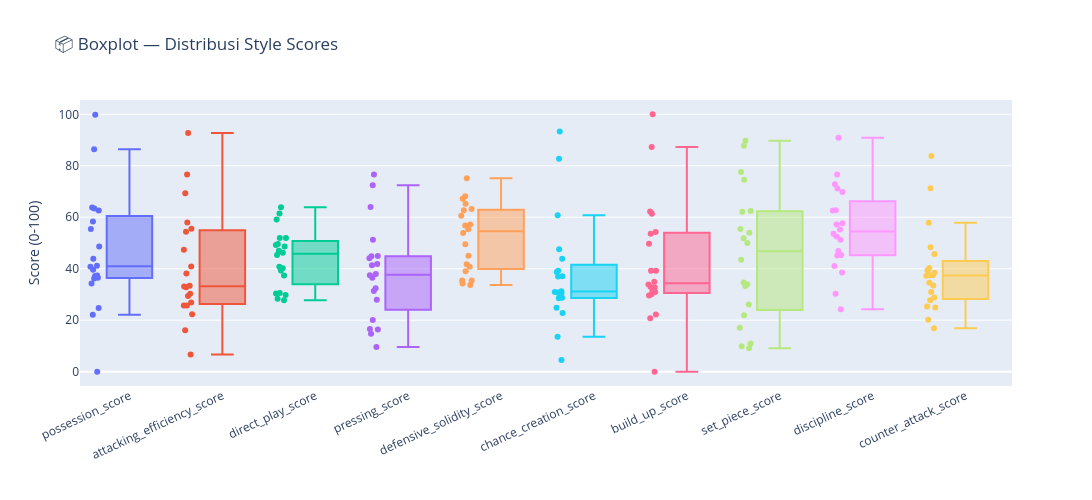

Source (notebook cell):
### Code cell
# --- Boxplot untuk seluruh style scores ---
fig = px.box(
    teams_style_scores.melt(id_vars="club", value_vars=score_cols,
                            var_name="Style", value_name="Score"),
    x="Style",
    y="Score",
    color="Style",
    title="📦 Boxplot — Distribusi Style Scores",
    points="all",
    hover_data=["club"],
)

fig.update_layout(
    width=1100,
    height=500,
    showlegend=False,
    xaxis_tickangle=-25,
    xaxis_title="",
    yaxis_title="Score (0-100)",
)
fig.show()

### Figure 1 — Plotly figure (JSON) as saved in the notebook; plotly's stock layout.template omitted (floating-point values rounded to 4 significant figures)
{"data": [{"alignmentgroup": "True", "boxpoints": "all", "customdata": [["Alaves"], ["Athletic Bilbao"], ["Atlético Madrid"], ["Barcelona"], ["Celta Vigo"], ["Elche"], ["Espanyol"], ["Getafe"], ["Girona"], ["Levante"], ["Mallorca"], ["Osasuna"], ["Rayo Vallecano"], ["Real Betis"], ["Real Madrid"], ["Real Oviedo"], ["Real Sociedad"], ["Sevilla"], ["Valencia"], ["Villarreal"]], "hovertemplate": "Style=%{x}<br>Score=%{y}<br>club=%{customdata[0]}<extra></extra>", "legendgroup": "possession_score", "marker": {"color": "#636efa"}, "name": "possession_score", "notched": false, "offsetgroup": "possession_score", "orientation": "v", "showlegend": true, "type": "box", "x": ["possession_score", "possession_score", "possession_score", "possession_score", "possession_score", "possession_score", "possession_score", "possession_score", "possession_score", "possession_score", "possession_score", "possession_score", "possession_score", "possession_score", "possession_score", "possession_score", "possession_score", "possession_score", "possession_score", "possession_score"], "x0": " ", "xaxis": "x", "y": [36.19, 36.53, 63.41, 99.85, 62.67, 63.78, 22.15, 0.0, 58.35, 24.73, 37.41, 34.31, 43.86, 55.41, 86.42, 37.17, 48.65, 40.77, 39.57, 41.16], "y0": " ", "yaxis": "y"}, {"alignmentgroup": "True", "boxpoints": "all", "customdata": [["Alaves"], ["Athletic Bilbao"], ["Atlético Madrid"], ["Barcelona"], ["Celta Vigo"], ["Elche"], ["Espanyol"], ["Getafe"], ["Girona"], ["Levante"], ["Mallorca"], ["Osasuna"], ["Rayo Vallecano"], ["Real Betis"], ["Real Madrid"], ["Real Oviedo"], ["Real Sociedad"], ["Sevilla"], ["Valencia"], ["Villarreal"]], "hovertemplate": "Style=%{x}<br>Score=%{y}<br>club=%{customdata[0]}<extra></extra>", "legendgroup": "attacking_efficiency_score", "marker": {"color": "#EF553B"}, "name": "attacking_efficiency_score", "notched": false, "offsetgroup": "attacking_efficiency_score", "orientation": "v", "showlegend": true, "type": "box", "x": ["attacking_efficiency_score", "attacking_efficiency_score", "attacking_efficiency_score", "attacking_efficiency_score", "attacking_efficiency_score", "attacking_efficiency_score", "attacking_efficiency_score", "attacking_efficiency_score", "attacking_efficiency_score", "attacking_efficiency_score", "attacking_efficiency_score", "attacking_efficiency_score", "attacking_efficiency_score", "attacking_efficiency_score", "attacking_efficiency_score", "attacking_efficiency_score", "attacking_efficiency_score", "attacking_efficiency_score", "attacking_efficiency_score", "attacking_efficiency_score"], "x0": " ", "xaxis": "x", "y": [29.45, 25.75, 58.01, 92.71, 54.39, 40.91, 26.88, 16.15, 25.68, 33.38, 38.12, 30.29, 22.35, 47.35, 69.36, 6.7, 55.5, 33.07, 32.78, 76.61], "y0": " ", "yaxis": "y"}, {"alignmentgroup": "True", "boxpoints": "all", "customdata": [["Alaves"], ["Athletic Bilbao"], ["Atlético Madrid"], ["Barcelona"], ["Celta Vigo"], ["Elche"], ["Espanyol"], ["Getafe"], ["Girona"], ["Levante"], ["Mallorca"], ["Osasuna"], ["Rayo Vallecano"], ["Real Betis"], ["Real Madrid"], ["Real Oviedo"], ["Real Sociedad"], ["Sevilla"], ["Valencia"], ["Villarreal"]], "hovertemplate": "Style=%{x}<br>Score=%{y}<br>club=%{customdata[0]}<extra></extra>", "legendgroup": "direct_play_score", "marker": {"color": "#00cc96"}, "name": "direct_play_score", "notched": false, "offsetgroup": "direct_play_score", "orientation": "v", "showlegend": true, "type": "box", "x": ["direct_play_score", "direct_play_score", "direct_play_score", "direct_play_score", "direct_play_score", "direct_play_score", "direct_play_score", "direct_play_score", "direct_play_score", "direct_play_score", "direct_play_score", "direct_play_score", "direct_play_score", "direct_play_score", "direct_play_score", "direct_play_score", "direct_play_score", "direct_play_score", "direct_play_score", "direct_play_score"], "x0": " ", "xaxis": "x", "y": [39.29, 49.26, 37.38, 30.53, 28.3, 27.75, 59.14, 49.65, 29.81, 51.92, 40.81, 51.91, 48.66, 61.48, 46.25, 30.36, 46.96, 45.37, 40.21, 63.9], "y0": " ", "yaxis": "y"}, {"alignmentgroup": "True", "boxpoints": "all", "customdata": [["Alaves"], ["Athletic Bilbao"], ["Atlético Madrid"], ["Barcelona"], ["Celta Vigo"], ["Elche"], ["Espanyol"], ["Getafe"], ["Girona"], ["Levante"], ["Mallorca"], ["Osasuna"], ["Rayo Vallecano"], ["Real Betis"], ["Real Madrid"], ["Real Oviedo"], ["Real Sociedad"], ["Sevilla"], ["Valencia"], ["Villarreal"]], "hovertemplate": "Style=%{x}<br>Score=%{y}<br>club=%{customdata[0]}<extra></extra>", "legendgroup": "pressing_score", "marker": {"color": "#ab63fa"}, "name": "pressing_score", "notched": false, "offsetgroup": "pressing_score", "orientation": "v", "showlegend": true, "type": "box", "x": ["pressing_score", "pressing_score", "pressing_score", "pressing_score", "pressing_score", "pressing_score", "pressing_score", "pressing_score", "pressing_score", "pressing_score", "pressing_score", "pressing_score", "pressing_score", "pressing_score", "pressing_score", "pressing_score", "pressing_score", "pressing_score", "pressing_score", "pressing_score"], "x0": " ", "xaxis": "x", "y": [41.8, 76.66, 37.48, 72.4, 20.06, 44.83, 36.51, 37.92, 14.78, 31.34, 16.59, 28.0, 44.07, 44.92, 64.01, 16.37, 51.23, 41.35, 32.43, 9.58], "y0": " ", "yaxis": "y"}, {"alignmentgroup": "True", "boxpoints": "all", "customdata": [["Alaves"], ["Athletic Bilbao"], ["Atlético Madrid"], ["Barcelona"], ["Celta Vigo"], ["Elche"], ["Espanyol"], ["Getafe"], ["Girona"], ["Levante"], ["Mallorca"], ["Osasuna"], ["Rayo Vallecano"], ["Real Betis"], ["Real Madrid"], ["Real Oviedo"], ["Real Sociedad"], ["Sevilla"], ["Valencia"], ["Villarreal"]], "hovertemplate": "Style=%{x}<br>Score=%{y}<br>club=%{customdata[0]}<extra></extra>", "legendgroup": "defensive_solidity_score", "marker": {"color": "#FFA15A"}, "name": "defensive_solidity_score", "notched": false, "offsetgroup": "defensive_solidity_score", "orientation": "v", "showlegend": true, "type": "box", "x": ["defensive_solidity_score", "defensive_solidity_score", "defensive_solidity_score", "defensive_solidity_score", "defensive_solidity_score", "defensive_solidity_score", "defensive_solidity_score", "defensive_solidity_score", "defensive_solidity_score", "defensive_solidity_score", "defensive_solidity_score", "defensive_solidity_score", "defensive_solidity_score", "defensive_solidity_score", "defensive_solidity_score", "defensive_solidity_score", "defensive_solidity_score", "defensive_solidity_score", "defensive_solidity_score", "defensive_solidity_score"], "x0": " ", "xaxis": "x", "y": [56.82, 62.68, 60.62, 55.35, 49.52, 35.39, 41.73, 75.13, 35.43, 33.71, 34.26, 57.23, 63.21, 65.26, 67.2, 38.99, 40.82, 45.01, 53.87, 68.18], "y0": " ", "yaxis": "y"}, {"alignmentgroup": "True", "boxpoints": "all", "customdata": [["Alaves"], ["Athletic Bilbao"], ["Atlético Madrid"], ["Barcelona"], ["Celta Vigo"], ["Elche"], ["Espanyol"], ["Getafe"], ["Girona"], ["Levante"], ["Mallorca"], ["Osasuna"], ["Rayo Vallecano"], ["Real Betis"], ["Real Madrid"], ["Real Oviedo"], ["Real Sociedad"], ["Sevilla"], ["Valencia"], ["Villarreal"]], "hovertemplate": "Style=%{x}<br>Score=%{y}<br>club=%{customdata[0]}<extra></extra>", "legendgroup": "chance_creation_score", "marker": {"color": "#19d3f3"}, "name": "chance_creation_score", "notched": false, "offsetgroup": "chance_creation_score", "orientation": "v", "showlegend": true, "type": "box", "x": ["chance_creation_score", "chance_creation_score", "chance_creation_score", "chance_creation_score", "chance_creation_score", "chance_creation_score", "chance_creation_score", "chance_creation_score", "chance_creation_score", "chance_creation_score", "chance_creation_score", "chance_creation_score", "chance_creation_score", "chance_creation_score", "chance_creation_score", "chance_creation_score", "chance_creation_score", "chance_creation_score", "chance_creation_score", "chance_creation_score"], "x0": " ", "xaxis": "x", "y": [28.53, 47.55, 60.74, 93.29, 37.05, 30.77, 29.3, 4.53, 31.27, 31.0, 22.8, 30.62, 36.97, 43.87, 82.73, 13.56, 39.25, 24.83, 28.75, 38.78], "y0": " ", "yaxis": "y"}, {"alignmentgroup": "True", "boxpoints": "all", "customdata": [["Alaves"], ["Athletic Bilbao"], ["Atlético Madrid"], ["Barcelona"], ["Celta Vigo"], ["Elche"], ["Espanyol"], ["Getafe"], ["Girona"], ["Levante"], ["Mallorca"], ["Osasuna"], ["Rayo Vallecano"], ["Real Betis"], ["Real Madrid"], ["Real Oviedo"], ["Real Sociedad"], ["Sevilla"], ["Valencia"], ["Villarreal"]], "hovertemplate": "Style=%{x}<br>Score=%{y}<br>club=%{customdata[0]}<extra></extra>", "legendgroup": "build_up_score", "marker": {"color": "#FF6692"}, "name": "build_up_score", "notched": false, "offsetgroup": "build_up_score", "orientation": "v", "showlegend": true, "type": "box", "x": ["build_up_score", "build_up_score", "build_up_score", "build_up_score", "build_up_score", "build_up_score", "build_up_score", "build_up_score", "build_up_score", "build_up_score", "build_up_score", "build_up_score", "build_up_score", "build_up_score", "build_up_score", "build_up_score", "build_up_score", "build_up_score", "build_up_score", "build_up_score"], "x0": " ", "xaxis": "x", "y": [29.62, 31.0, 61.36, 100.0, 62.25, 53.64, 20.74, 0.0, 54.23, 22.24, 33.84, 30.07, 32.86, 49.72, 87.26, 31.1, 39.25, 32.84, 34.97, 39.19], "y0": " ", "yaxis": "y"}, {"alignmentgroup": "True", "boxpoints": "all", "customdata": [["Alaves"], ["Athletic Bilbao"], ["Atlético Madrid"], ["Barcelona"], ["Celta Vigo"], ["Elche"], ["Espanyol"], ["Getafe"], ["Girona"], ["Levante"], ["Mallorca"], ["Osasuna"], ["Rayo Vallecano"], ["Real Betis"], ["Real Madrid"], ["Real Oviedo"], ["Real Sociedad"], ["Sevilla"], ["Valencia"], ["Villarreal"]], "hovertemplate": "Style=%{x}<br>Score=%{y}<br>club=%{customdata[0]}<extra></extra>", "legendgroup": "set_piece_score", "marker": {"color": "#B6E880"}, "name": "set_piece_score", "notched": false, "offsetgroup": "set_piece_score", "orientation": "v", "showlegend": true, "type": "box", "x": ["set_piece_score", "set_piece_score", "set_piece_score", "set_piece_score", "set_piece_score", "set_piece_score", "set_piece_score", "set_piece_score", "set_piece_score", "set_piece_score", "set_piece_score", "set_piece_score", "set_piece_score", "set_piece_score", "set_piece_score", "set_piece_score", "set_piece_score", "set_piece_score", "set_piece_score", "set_piece_score"], "x0": " ", "xaxis": "x", "y": [55.48, 33.28, 53.99, 62.47, 9.08, 9.9, 87.74, 62.15, 21.92, 89.75, 26.1, 77.56, 33.98, 34.7, 74.57, 49.97, 51.88, 10.92, 43.54, 17.11], "y0": " ", "yaxis": "y"}, {"alignmentgroup": "True", "boxpoints": "all", "customdata": [["Alaves"], ["Athletic Bilbao"], ["Atlético Madrid"], ["Barcelona"], ["Celta Vigo"], ["Elche"], ["Espanyol"], ["Getafe"], ["Girona"], ["Levante"], ["Mallorca"], ["Osasuna"], ["Rayo Vallecano"], ["Real Betis"], ["Real Madrid"], ["Real Oviedo"], ["Real Sociedad"], ["Sevilla"], ["Valencia"], ["Villarreal"]], "hovertemplate": "Style=%{x}<br>Score=%{y}<br>club=%{customdata[0]}<extra></extra>", "legendgroup": "discipline_score", "marker": {"color": "#FF97FF"}, "name": "discipline_score", "notched": false, "offsetgroup": "discipline_score", "orientation": "v", "showlegend": true, "type": "box", "x": ["discipline_score", "discipline_score", "discipline_score", "discipline_score", "discipline_score", "discipline_score", "discipline_score", "discipline_score", "discipline_score", "discipline_score", "discipline_score", "discipline_score", "discipline_score", "discipline_score", "discipline_score", "discipline_score", "discipline_score", "discipline_score", "discipline_score", "discipline_score"], "x0": " ", "xaxis": "x", "y": [57.67, 52.57, 69.84, 90.86, 53.56, 46.94, 62.62, 38.57, 55.29, 71.13, 57.21, 45.13, 45.29, 76.6, 72.8, 30.29, 51.27, 24.3, 62.68, 41.07], "y0": " ", "yaxis": "y"}, {"alignmentgroup": "True", "boxpoints": "all", "customdata": [["Alaves"], ["Athletic Bilbao"], ["Atlético Madrid"], ["Barcelona"], ["Celta Vigo"], ["Elche"], ["Espanyol"], ["Getafe"], ["Girona"], ["Levante"], ["Mallorca"], ["Osasuna"], ["Rayo Vallecano"], ["Real Betis"], ["Real Madrid"], ["Real Oviedo"], ["Real Sociedad"], ["Sevilla"], ["Valencia"], ["Villarreal"]], "hovertemplate": "Style=%{x}<br>Score=%{y}<br>club=%{customdata[0]}<extra></extra>", "legendgroup": "counter_attack_score", "marker": {"color": "#FECB52"}, "name": "counter_attack_score", "notched": false, "offsetgroup": "counter_attack_score", "orientation": "v", "showlegend": true, "type": "box", "x": ["counter_attack_score", "counter_attack_score", "counter_attack_score", "counter_attack_score", "counter_attack_score", "counter_attack_score", "counter_attack_score", "counter_attack_score", "counter_attack_score", "counter_attack_score", "counter_attack_score", "counter_attack_score", "counter_attack_score", "counter_attack_score", "counter_attack_score", "counter_attack_score", "counter_attack_score", "counter_attack_score", "counter_attack_score", "counter_attack_score"], "x0": " ", "xaxis": "x", "y": [25.33, 34.51, 33.45, 48.39, 24.92, 30.99, 37.29, 16.86, 27.71, 45.7, 28.84, 37.47, 39.44, 71.3, 57.84, 20.23, 37.5, 38.47, 40.3, 83.79], "y0": " ", "yaxis": "y"}], "layout": {"boxmode": "overlay", "height": 500, "legend": {"title": {"text": "Style"}, "tracegroupgap": 0}, "showlegend": false, "title": {"text": "📦 Boxplot — Distribusi Style Scores"}, "width": 1100, "xaxis": {"anchor": "y", "categoryarray": ["possession_score", "attacking_efficiency_score", "direct_play_score", "pressing_score", "defensive_solidity_score", "chance_creation_score", "build_up_score", "set_piece_score", "discipline_score", "counter_attack_score"], "categoryorder": "array", "domain": [0, 1], "tickangle": -25, "title": {"text": ""}}, "yaxis": {"anchor": "x", "domain": [0, 1], "title": {"text": "Score (0-100)"}}}}
